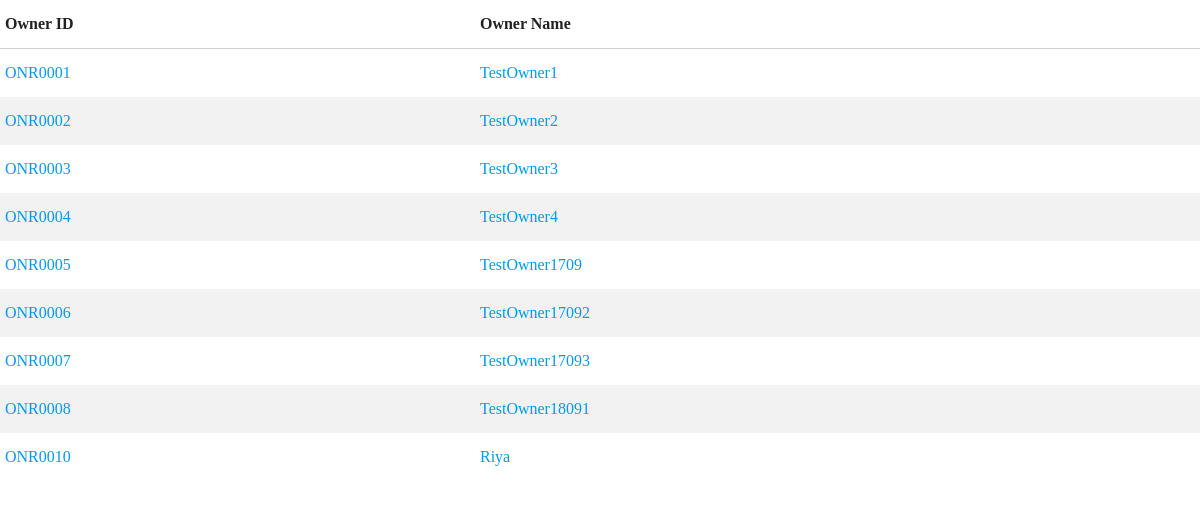
Screenshot of /owner_list.php (signed in) with the database file from the repository.
### tables this page shows
CREATE TABLE `mprts_owner` (
  `owner_id` int(4) UNSIGNED ZEROFILL NOT NULL,
  `owner_name` varchar(50) NOT NULL,
  `owner_mobile` varchar(12) NOT NULL,
  `owner_photo` varchar(100) NOT NULL DEFAULT 'images/house_owner.PNG',
  `owner_address` varchar(300) NOT NULL,
  `owner_email` varchar(100) NOT NULL,
  `owner_id_proof` varchar(100) NOT NULL DEFAULT 'uploads/OwnerIds/aadhaar_sample.jpg',
  `access_code` varchar(12) NOT NULL
);

### owner_list.php (the view, shortened to what this page needs)
<?php
	$user_access_code = $_SESSION["user_access_code"];
?>
<?php include 'headers.php'; ?>
<body>
	<table class="striped">
		<thead>
	      <tr>
	      	  <th>Owner ID</th>
	      	  <th>Owner Name</th>
	      </tr>
	    </thead>
<?php
	$access_type = substr($user_access_code, 0, 2);
	$building_code = substr($user_access_code, 2, 4);
	if($access_type == 'MM'){
		$owner_list_sql = mysql_query("SELECT * from mprts_owner");
	}
	else if($access_type == 'AA'){
		$owner_list_sql = mysql_query("SELECT * from mprts_owner where substr(access_code, 3, 4) = '$building_code' and substr(access_code, -1)!='D'");
	}
	$owner_list_count = mysql_num_rows($owner_list_sql);
	$i=0;
	while ($i<$owner_list_count) {
		$owner_list_row  = mysql_fetch_array($owner_list_sql);
		$owner_id = $owner_list_row['owner_id'];
		$owner_name = $owner_list_row['owner_name'];
		$get_onr_id_sql = mysql_query("SELECT concat('ONR', owner_id) as owner_id  from mprts_owner where owner_id = $owner_id");
		$onr_id_row = mysql_fetch_array($get_onr_id_sql);
		$onr_id = $onr_id_row['owner_id'];
		$table_content = "
		        <tr>
		            <td><a class='drilldown id_field' id='$onr_id' onclick='select_element2(this.id);'>$onr_id</a></td>
		            <td><a class='drilldown' id='$owner_name'>$owner_name</a></td>
	          	</tr>";
		echo $table_content;
		$i++;
	}
?>
	</table>
</body>

### styles/owner_styles.css (style rules this page uses)
body { font-family: calibri; }
.drilldown { cursor:pointer; }
td { color: #000; }

### styles/resp.css (style rules this page uses)
@media only screen 
  and (min-device-width: 737px) { table.striped>tbody>tr:nth-child(odd), table.striped>tbody>tr:nth-child(odd) { background-color: #fff !important; } }
@media only screen 
  and (min-device-width: 737px) { table.striped>tbody>tr:nth-child(even), table.striped>tbody>tr:nth-child(even) { background-color: #f2f2f2 !important; } }

### rows the page displays
mprts_owner: owner_name "TestOwner1"
mprts_owner: owner_name "TestOwner2"
mprts_owner: owner_name "TestOwner3"
mprts_owner: owner_name "TestOwner4"
mprts_owner: owner_name "TestOwner1709"
mprts_owner: owner_name "TestOwner17092"
mprts_owner: owner_name "TestOwner17093"
mprts_owner: owner_name "TestOwner18091"
mprts_owner: owner_name "Riya"

### other values shown
$onr_id "ONR0001"
$onr_id "ONR0002"
$onr_id "ONR0003"
$onr_id "ONR0004"
$onr_id "ONR0005"
$onr_id "ONR0006"
$onr_id "ONR0007"
$onr_id "ONR0008"
$onr_id "ONR0010"
